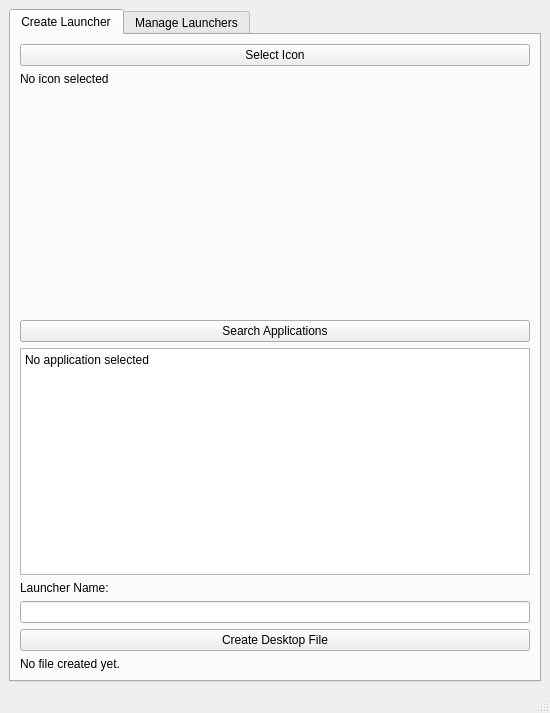
<?xml version="1.0" encoding="UTF-8"?>
<ui version="4.0">
 <class>MainWindow</class>
 <widget class="QMainWindow" name="MainWindow">
  <property name="geometry">
   <rect>
    <x>0</x>
    <y>0</y>
    <width>550</width>
    <height>713</height>
   </rect>
  </property>
  <property name="windowTitle">
   <string>Launcher Creator</string>
  </property>
  <widget class="QWidget" name="centralwidget">
   <layout class="QVBoxLayout" name="verticalLayout">
    <item>
     <widget class="QTabWidget" name="tabWidget">
      <property name="currentIndex">
       <number>0</number>
      </property>
      <widget class="QWidget" name="tabCreate">
       <attribute name="title">
        <string>Create Launcher</string>
       </attribute>
       <layout class="QVBoxLayout" name="verticalLayoutCreate">
        <item>
         <widget class="QPushButton" name="pushButtonSelectIcon">
          <property name="text">
           <string>Select Icon</string>
          </property>
         </widget>
        </item>
        <item>
         <widget class="QLabel" name="labelIconOutput">
          <property name="text">
           <string>No icon selected</string>
          </property>
         </widget>
        </item>
        <item>
         <spacer name="verticalSpacerIcon">
          <property name="orientation">
           <enum>Qt::Orientation::Vertical</enum>
          </property>
          <property name="sizeHint" stdset="0">
           <size>
            <width>0</width>
            <height>0</height>
           </size>
          </property>
         </spacer>
        </item>
        <item>
         <widget class="QPushButton" name="pushButtonSearchApps">
          <property name="text">
           <string>Search Applications</string>
          </property>
         </widget>
        </item>
        <item>
         <widget class="QTextEdit" name="textEditAppOutput">
          <property name="readOnly">
           <bool>true</bool>
          </property>
          <property name="plainText">
           <string>No application selected</string>
          </property>
         </widget>
        </item>
        <item>
         <widget class="QLabel" name="labelDesktopName">
          <property name="text">
           <string>Launcher Name:</string>
          </property>
         </widget>
        </item>
        <item>
         <widget class="QLineEdit" name="lineEditDesktopName"/>
        </item>
        <item>
         <widget class="QPushButton" name="pushButtonCreateDesktop">
          <property name="text">
           <string>Create Desktop File</string>
          </property>
         </widget>
        </item>
        <item>
         <widget class="QLabel" name="labelCreationOutput">
          <property name="text">
           <string>No file created yet.</string>
          </property>
         </widget>
        </item>
       </layout>
      </widget>
      <widget class="QWidget" name="tabManage">
       <attribute name="title">
        <string>Manage Launchers</string>
       </attribute>
       <layout class="QVBoxLayout" name="verticalLayoutManage">
        <item>
         <widget class="QLineEdit" name="lineEditSearchLaunchers"/>
        </item>
        <item>
         <widget class="QListWidget" name="listWidgetLaunchers">
          <property name="selectionMode">
           <enum>QAbstractItemView::SelectionMode::SingleSelection</enum>
          </property>
         </widget>
        </item>
        <item>
         <widget class="QPushButton" name="pushButtonRemoveLauncher">
          <property name="text">
           <string>Remove Selected Launcher</string>
          </property>
         </widget>
        </item>
       </layout>
      </widget>
     </widget>
    </item>
   </layout>
  </widget>
  <widget class="QMenuBar" name="menubar">
   <property name="geometry">
    <rect>
     <x>0</x>
     <y>0</y>
     <width>550</width>
     <height>26</height>
    </rect>
   </property>
  </widget>
  <widget class="QStatusBar" name="statusbar"/>
 </widget>
 <resources/>
 <connections/>
</ui>
